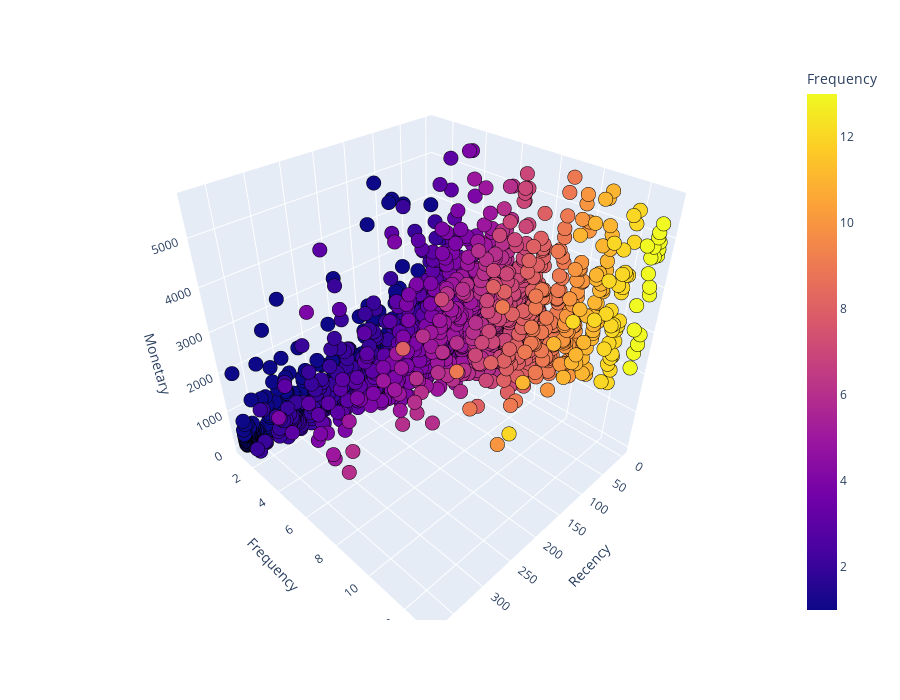

Notebook source saved alongside this figure:
### Markdown cell above
Мы наконец добрались до этапа кластеризации. Для начала нам необходимо оценить, как распределены наблюдения в пространстве признаков. Благо, у нас всего три параметра, по которым мы хотим кластеризовать клиентов, поэтому данные можно визуализировать в виде трёхмерной диаграммы рассеяния. 

Построим визуализацию нашего трёхмерного пространства признаков:

### Code cell
import plotly.express as px

# Convert the 'Frequency' column to a categorical type
# rfm_df['Frequency_cat'] = rfm_df['Frequency'].astype(str)

fig = px.scatter_3d(rfm_df, x='Recency', y='Frequency', z='Monetary', color='Frequency')
fig.update_layout(autosize=False, width=900, height=700)
fig.update_traces(marker=dict(size=5, line=dict(width=1, color='Black')))
fig.show()

### Figure 1 — Plotly figure (JSON) as saved in the notebook; plotly's stock layout.template omitted (floating-point values rounded to 4 significant figures; data arrays with more than 128 entries replaced by an {"elided": "..."} marker saying what was removed)
{"data": [{"hovertemplate": "Recency=%{x}<br>Frequency=%{marker.color}<br>Monetary=%{z}<extra></extra>", "legendgroup": "", "marker": {"color": {"elided": "4044 int values"}, "coloraxis": "coloraxis", "line": {"color": "Black", "width": 1}, "size": 5, "symbol": "circle"}, "mode": "markers", "name": "", "scene": "scene", "showlegend": false, "type": "scatter3d", "x": {"elided": "4044 int values"}, "y": {"elided": "4044 int values"}, "z": {"elided": "4044 float values"}}], "layout": {"autosize": false, "coloraxis": {"colorbar": {"title": {"text": "Frequency"}}, "colorscale": [[0, "#0d0887"], [0.1111, "#46039f"], [0.2222, "#7201a8"], [0.3333, "#9c179e"], [0.4444, "#bd3786"], [0.5556, "#d8576b"], [0.6667, "#ed7953"], [0.7778, "#fb9f3a"], [0.8889, "#fdca26"], [1, "#f0f921"]]}, "height": 700, "legend": {"tracegroupgap": 0}, "margin": {"t": 60}, "scene": {"domain": {"x": [0, 1], "y": [0, 1]}, "xaxis": {"title": {"text": "Recency"}}, "yaxis": {"title": {"text": "Frequency"}}, "zaxis": {"title": {"text": "Monetary"}}}, "width": 900}}
